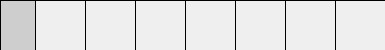
    <widget class="QWidget" name="row_6" native="true">
     <property name="minimumSize">
      <size>
       <width>0</width>
       <height>50</height>
      </size>
     </property>
     <property name="maximumSize">
      <size>
       <width>16777215</width>
       <height>50</height>
      </size>
     </property>
     <property name="styleSheet">
      <string notr="true">QWidget
{
	border-style: solid; 
 border-left-width: 1px; 
 border-top-width: 1px; 
 border-color: black;
}</string>
     </property>
     <layout class="QHBoxLayout" name="horizontalLayout_10">
      <property name="spacing">
       <number>0</number>
      </property>
      <property name="margin">
       <number>0</number>
      </property>
      <item>
       <widget class="QWidget" name="cell_6_0" native="true">
        <property name="minimumSize">
         <size>
          <width>35</width>
          <height>50</height>
         </size>
        </property>
        <property name="maximumSize">
         <size>
          <width>35</width>
          <height>50</height>
         </size>
        </property>
        <property name="styleSheet">
         <string notr="true">QWidget
{
	background-color:#cecece;
}

QLabel 
{
	color:white;
	font: &quot;FreeSans&quot;; 
	font-size: 18px;
    background-color:#cecece;
	qproperty-alignment: AlignCenter; 
	border-style: solid;
	border-left-width: 1px;
	border-top-width: 1px;
	border-color: black;
}</string>
        </property>
        <layout class="QHBoxLayout" name="horizontalLayout_74">
         <property name="spacing">
          <number>0</number>
         </property>
         <property name="margin">
          <number>0</number>
         </property>
        </layout>
       </widget>
      </item>
      <item>
       <widget class="QWidget" name="cell_6_1" native="true">
        <property name="minimumSize">
         <size>
          <width>50</width>
          <height>50</height>
         </size>
        </property>
        <property name="maximumSize">
         <size>
          <width>50</width>
          <height>50</height>
         </size>
        </property>
        <property name="styleSheet">
         <string notr="true">QLabel
{
 color:black;
 font: bold &quot;FreeSans&quot;;
 font-size: 21px;
 background-color:white;
 qproperty-alignment: AlignCenter;
}

QLabel:hover
{
 background-color:#404040;
 color:white;
}</string>
        </property>
        <layout class="QHBoxLayout" name="horizontalLayout_75">
         <property name="spacing">
          <number>0</number>
         </property>
         <property name="margin">
          <number>0</number>
         </property>
        </layout>
       </widget>
      </item>
      <item>
       <widget class="QWidget" name="cell_6_2" native="true">
        <property name="minimumSize">
         <size>
          <width>50</width>
          <height>50</height>
         </size>
        </property>
        <property name="maximumSize">
         <size>
          <width>50</width>
          <height>50</height>
         </size>
        </property>
        <property name="styleSheet">
         <string notr="true">QLabel
{
 color:black;
 font: bold &quot;FreeSans&quot;;
 font-size: 21px;
 background-color:white;
 qproperty-alignment: AlignCenter;
}

QLabel:hover
{
 background-color:#404040;
 color:white;
}</string>
        </property>
        <layout class="QHBoxLayout" name="horizontalLayout_76">
         <property name="spacing">
          <number>0</number>
         </property>
         <property name="margin">
          <number>0</number>
         </property>
        </layout>
       </widget>
      </item>
      <item>
       <widget class="QWidget" name="cell_6_3" native="true">
        <property name="minimumSize">
         <size>
          <width>50</width>
          <height>50</height>
         </size>
        </property>
        <property name="maximumSize">
         <size>
          <width>50</width>
          <height>50</height>
         </size>
        </property>
        <property name="styleSheet">
         <string notr="true">QLabel
{
 color:black;
 font: bold &quot;FreeSans&quot;;
 font-size: 21px;
 background-color:white;
 qproperty-alignment: AlignCenter;
}

QLabel:hover
{
 background-color:#404040;
 color:white;
}</string>
        </property>
        <layout class="QHBoxLayout" name="horizontalLayout_77">
         <property name="spacing">
          <number>0</number>
         </property>
         <property name="margin">
          <number>0</number>
         </property>
        </layout>
       </widget>
      </item>
      <item>
       <widget class="QWidget" name="cell_6_4" native="true">
        <property name="minimumSize">
         <size>
          <width>50</width>
          <height>50</height>
         </size>
        </property>
        <property name="maximumSize">
         <size>
          <width>50</width>
          <height>50</height>
         </size>
        </property>
        <property name="styleSheet">
         <string notr="true">QLabel
{
 color:black;
 font: bold &quot;FreeSans&quot;;
 font-size: 21px;
 background-color:white;
 qproperty-alignment: AlignCenter;
}

QLabel:hover
{
 background-color:#404040;
 color:white;
}</string>
        </property>
        <layout class="QHBoxLayout" name="horizontalLayout_78">
         <property name="spacing">
          <number>0</number>
         </property>
         <property name="margin">
          <number>0</number>
         </property>
        </layout>
       </widget>
      </item>
      <item>
       <widget class="QWidget" name="cell_6_5" native="true">
        <property name="minimumSize">
         <size>
          <width>50</width>
          <height>50</height>
         </size>
        </property>
        <property name="maximumSize">
         <size>
          <width>50</width>
          <height>50</height>
         </size>
        </property>
        <property name="styleSheet">
         <string notr="true">QLabel
{
 color:black;
 font: bold &quot;FreeSans&quot;;
 font-size: 21px;
 background-color:white;
 qproperty-alignment: AlignCenter;
}

QLabel:hover
{
 background-color:#404040;
 color:white;
}</string>
        </property>
        <layout class="QHBoxLayout" name="horizontalLayout_26">
         <property name="spacing">
          <number>0</number>
         </property>
         <property name="margin">
          <number>0</number>
         </property>
        </layout>
       </widget>
      </item>
      <item>
       <widget class="QWidget" name="cell_6_6" native="true">
        <property name="minimumSize">
         <size>
          <width>50</width>
          <height>50</height>
         </size>
        </property>
        <property name="maximumSize">
         <size>
          <width>50</width>
          <height>50</height>
         </size>
        </property>
        <property name="styleSheet">
         <string notr="true">QLabel
{
 color:black;
 font: bold &quot;FreeSans&quot;;
 font-size: 21px;
 background-color:white;
 qproperty-alignment: AlignCenter;
}

QLabel:hover
{
 background-color:#404040;
 color:white;
}</string>
        </property>
        <layout class="QHBoxLayout" name="horizontalLayout_27">
         <property name="spacing">
          <number>0</number>
         </property>
         <property name="margin">
          <number>0</number>
         </property>
        </layout>
       </widget>
      </item>
      <item>
       <widget class="QWidget" name="cell_6_7" native="true">
        <property name="minimumSize">
         <size>
          <width>50</width>
          <height>50</height>
         </size>
        </property>
        <property name="maximumSize">
         <size>
          <width>50</width>
          <height>50</height>
         </size>
        </property>
        <property name="styleSheet">
         <string notr="true">QLabel
{
 color:black;
 font: bold &quot;FreeSans&quot;;
 font-size: 21px;
 background-color:white;
 qproperty-alignment: AlignCenter;
}

QLabel:hover
{
 background-color:#404040;
 color:white;
}</string>
        </property>
        <layout class="QHBoxLayout" name="horizontalLayout_28">
         <property name="spacing">
          <number>0</number>
         </property>
         <property name="margin">
          <number>0</number>
         </property>
        </layout>
       </widget>
      </item>
     </layout>
    </widget>
